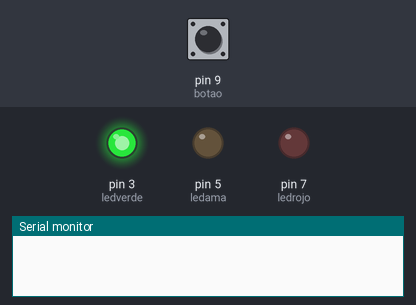
This sketch was run on a simulated Arduino Uno, built with avr-gcc and run on an emulated ATmega328P. Shown: output pins drawn as LEDs (lit = HIGH), the last lines printed to the serial monitor. The inputs (shaded band) are chosen by the test bench; at power-on: pin 9 (botao) HIGH.

Above: at 1.2 s.
1.3 s: pin 9 (botao) pulled LOW for 0.15 s
At 2.7 s:
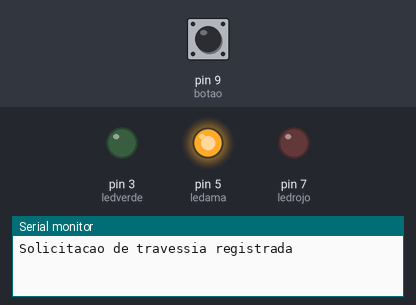
At 5.0 s:
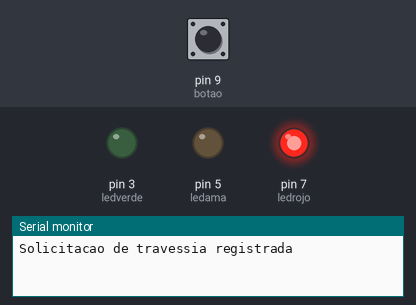
Timing chart, 0 to 8.8 s (numbered marks = the images above; inputs shaded):
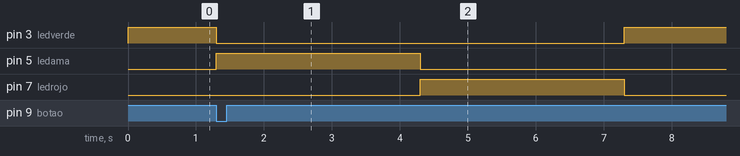

The sketch:

semafaro.ino
```cpp
int ledverde = 3;
int ledama = 5;
int ledrojo = 7;
int botao = 9;
bool estadoAnteriorBotao = HIGH; // Estado anterior do botão
bool transicao = false;          // Variável para gerenciar a transição entre os LEDs

void setup() {
    pinMode(ledverde, OUTPUT);
    pinMode(ledama, OUTPUT);
    pinMode(ledrojo, OUTPUT);
    pinMode(botao, INPUT_PULLUP); // Resistor pull-up interno

    Serial.begin(9600); // Inicia comunicação serial

    digitalWrite(ledverde, HIGH); // Inicializa LED verde ligado
    digitalWrite(ledama, LOW);
    digitalWrite(ledrojo, LOW);
}

void loop() {
    int estadoBotao = digitalRead(botao);

    if (estadoBotao == LOW && estadoAnteriorBotao == HIGH) {
        transicao = true;
        // Envia mensagem para o PC quando o botão for pressionado
        Serial.println("Solicitacao de travessia registrada");
    }

    if (transicao) {
        // Sequência de LEDs
        digitalWrite(ledverde, LOW);
        digitalWrite(ledama, HIGH);
        delay(3000);

        digitalWrite(ledama, LOW);
        digitalWrite(ledrojo, HIGH);
        delay(3000);

        digitalWrite(ledrojo, LOW);
        digitalWrite(ledverde, HIGH);

        transicao = false;
    }

    estadoAnteriorBotao = estadoBotao;
}
```

Measured:
- after the input at 1.3 s, pin 3 (ledverde): HIGH → LOW at once, → HIGH 6.0 s later; pin 5 (ledama): LOW → HIGH at once, → LOW 3.0 s later; pin 7 (ledrojo): LOW → HIGH after 3.0 s, → LOW 3.0 s later
